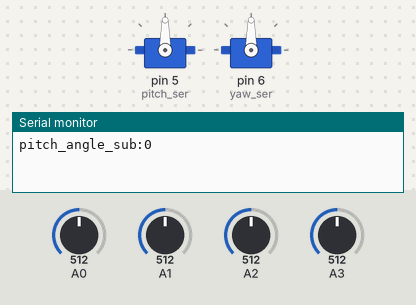
The sketch below on a simulated Arduino Uno, built with avr-gcc and run on an emulated ATmega328P. Shown: 2 × servo, the last lines printed to the serial monitor. The inputs (shaded band) are chosen by the test bench; at power-on: A0 = 512, A2 = 512, A1 = 512, A3 = 512.

Above: at 7.2 s.
7.3 s: A0 set to 524
10.3 s: A0 set to 540
At 12.26 s:
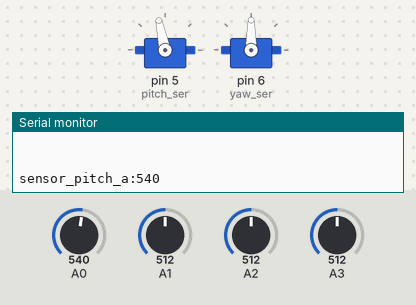
13.3 s: A2 set to 543
At 15.77 s:
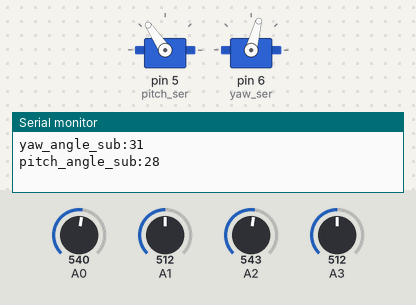
16.3 s: A1 set to 459
At 18.34 s:
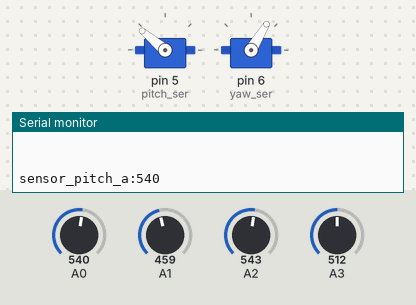
19.3 s: A1 set to 431
At 21.55 s:
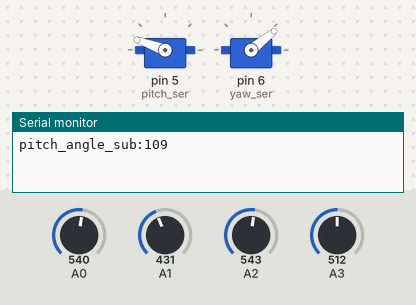
22.3 s: A3 set to 716
Timing chart, 0 to 28.1 s (numbered marks = the images above; inputs shaded):
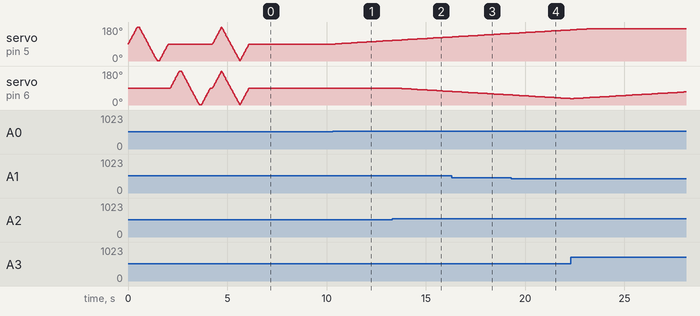

Measured:
- the behaviour switches between 532 and 533 on A0 (found by bisection; images 0 and 1)
- the behaviour switches between 532 and 533 on A2 (found by bisection; images 1 and 2)
- the behaviour switches between 441 and 440 on A1 (found by bisection; images 3 and 4)
- after the input at 10.3 s, servo on pin 5 (pitch_ser): moves from 90° to 109° over 2.9 s, starting after 0.14 s
- after the input at 13.3 s, servo on pin 6 (yaw_ser): moves from 90° to 72° over 2.7 s, starting after 0.16 s

The sketch:

Main.ino
```cpp
#include<Servo.h>

//定义pitch轴舵机和yaw轴舵机
Servo pitch_ser;
Servo yaw_ser;


//初始化及自检过程
void setup()
{
  pitch_ser.attach(5);
  yaw_ser.attach(6);
  pinMode(A0, INPUT);
  pinMode(A1, INPUT);
  pinMode(A2, INPUT);
  pinMode(A3, INPUT);
  Serial.begin(9600);

  //伺服电机自检过程

  int pitch_angle;
  int yaw_angle;

  //pitch轴伺服电机自检
  for (pitch_angle = 90; pitch_angle < 180; pitch_angle++)
  {
    pitch_ser.write(pitch_angle);
    delay(5);
  }
  delay(100);
  for (pitch_angle = 179; pitch_angle > 0; pitch_angle--)
  {
    pitch_ser.write(pitch_angle);
    delay(5);
  }
  delay(100);
  for (pitch_angle = 1; pitch_angle < 91; pitch_angle++)
  {
    pitch_ser.write(pitch_angle);
    delay(5);
  }
  delay(100);

  //yaw轴伺服电机自检
  for (yaw_angle = 90; yaw_angle < 180; yaw_angle++)
  {
    yaw_ser.write(yaw_angle);
    delay(5);
  }
  delay(100);
  for (yaw_angle = 179; yaw_angle > 0; yaw_angle--)
  {
    yaw_ser.write(yaw_angle);
    delay(5);
  }
  delay(100);
  for (yaw_angle = 1; yaw_angle < 91; yaw_angle++)
  {
    yaw_ser.write(yaw_angle);
    delay(5);
  }
  delay(100);


  //双轴联动自检


  //正向转动自检
  for (pitch_angle = 90, yaw_angle = 90; pitch_angle < 180 && yaw_angle < 180; pitch_angle++, yaw_angle ++)
  {
    pitch_ser.write(pitch_angle);
    yaw_ser.write(yaw_angle);
    delay(5);
  }

  //逆向转动自检
  for (pitch_angle = 179, yaw_angle = 179; pitch_angle > 0  && yaw_angle > 0; pitch_angle--, yaw_angle --)
  {
    pitch_ser.write(pitch_angle);
    yaw_ser.write(yaw_angle);
    delay(5);
  }
  for (pitch_angle = 1, yaw_angle = 1; pitch_angle < 91  && yaw_angle < 91; pitch_angle++, yaw_angle ++)
  {
    pitch_ser.write(pitch_angle);
    yaw_ser.write(yaw_angle);
    delay(5);
  }


  //伺服电机角度归位
  pitch_ser.write(90);
  yaw_ser.write(90);


}

int sensor_pitch_a, sensor_pitch_b;
int sensor_yaw_a, sensor_yaw_b;

int pitch_angle = 90;
int yaw_angle = 90;

//校准pitch轴和yaw轴光敏传感器的初始差值
const static int pitch_set = 0;
const static int yaw_set = 0;

//舵机转动角度控制向量
int pitch_motor_victor;
int yaw_motor_victor;

//程序标准执行过程
void loop()
{


  //伺服电机角度归位
  pitch_ser.write(pitch_angle);
  yaw_ser.write(yaw_angle);

  sensor_pitch_a = analogRead(A0);
  sensor_pitch_b = analogRead(A1);
  sensor_yaw_a = analogRead(A2);
  sensor_yaw_b = analogRead(A3);


  //数据滤波及标准化

  //均值滤波
  int i, j, k;
  /*for (i = 0; i < 10; i++)
  {
    sensor_pitch_a  += analogRead(A0);
    sensor_pitch_b  += analogRead(A1);
    sensor_yaw_a    += analogRead(A2);
    sensor_yaw_b    += analogRead(A3);
  }
  sensor_pitch_a  /= 10;
  sensor_pitch_b  /= 10;
  sensor_yaw_a    /= 10;
  sensor_yaw_b    /= 10;
*/
  const static int threshold = 20;
  const static int step = 1;

  if (sensor_pitch_a - sensor_pitch_b > threshold)
  {
    if (sensor_yaw_a - sensor_yaw_b > threshold)
    {
      pitch_angle += step;
      yaw_angle -= step;
      pitch_ser.write(pitch_angle);
      yaw_ser.write(yaw_angle);

    }
    else if (sensor_yaw_a - sensor_yaw_b < 0 - threshold)
    {
      pitch_angle += step;
      yaw_angle += step;
      pitch_ser.write(pitch_angle);
      yaw_ser.write(yaw_angle);
    }
    else
    {
      pitch_angle += step;
      pitch_ser.write(pitch_angle);
    }

  }


  else if (sensor_pitch_a - sensor_pitch_b < 0 - threshold)
  {
    if (sensor_yaw_a - sensor_yaw_b > threshold)
    {
      pitch_angle -= step;
      yaw_angle += step;
      pitch_ser.write(pitch_angle);
      yaw_ser.write(yaw_angle);
    }
    else if (sensor_yaw_a - sensor_yaw_b < 0 - threshold)
    {
      pitch_angle -= step;
      yaw_angle -= step;
      pitch_ser.write(pitch_angle);
      yaw_ser.write(yaw_angle);
    }
    else
    {
      pitch_angle -= step;
      pitch_ser.write(pitch_angle);
    }
  }


  else
  {
    if (sensor_yaw_a - sensor_yaw_b > threshold)
    {
      yaw_angle += step;
      yaw_ser.write(yaw_angle);
    }
    else if (sensor_yaw_a - sensor_yaw_b < 0 - threshold)
    {
      yaw_angle += step;
      yaw_ser.write(yaw_angle);
    }
  }


  //舵机转动限位

  if (pitch_angle > 170)
    pitch_angle = 170;
  else if (pitch_angle < 10)
    pitch_angle = 10;

  if (yaw_angle > 170)
    yaw_angle = 170;
  else if (yaw_angle < 10)
    yaw_angle = 10;


  Serial.println("   ");
  Serial.println("  ");
  Serial.print("sensor_pitch_a:");
  Serial.println(sensor_pitch_a);
  Serial.print("sensor_pitch_b:");
  Serial.println(sensor_pitch_b);
  Serial.print("sensor_yaw_a:");
  Serial.println(sensor_yaw_a);
  Serial.print("sensor_yaw_b:");
  Serial.println(sensor_yaw_b);
  Serial.print("pitch_angle:");
  Serial.println(pitch_angle);
  Serial.print("yaw_angle:");
  Serial.println(yaw_angle);
  Serial.print("yaw_angle_sub:");
  Serial.println(sensor_yaw_a - sensor_yaw_b);
  Serial.print("pitch_angle_sub:");
  Serial.println(sensor_pitch_a - sensor_pitch_b);

}
```
